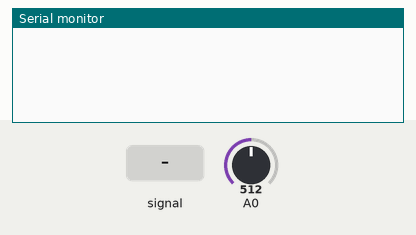
Bench run of a sketch on a simulated Arduino Uno, built with avr-gcc and run on an emulated ATmega328P. Parts: the last lines printed to the serial monitor. Inputs (shaded band) come from the test bench; at power-on: A0 = 512.

Above: at 1.2 s.
1.3 s: A0 fed a 200 Hz sine of ±81 counts around its level
At 2.9 s:
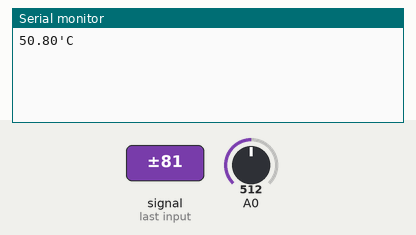
4.3 s: A0 set to 716
At 4.9 s:
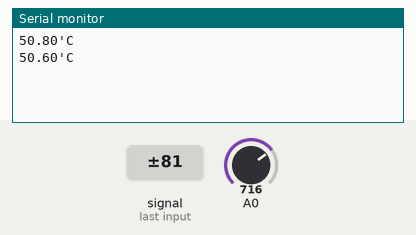
5.8 s: A0 fed a 1000 Hz sine of ±255 counts around its level
At 7.0 s:
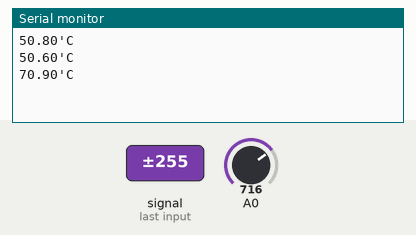
7.3 s: A0 set to 900
At 9.1 s:
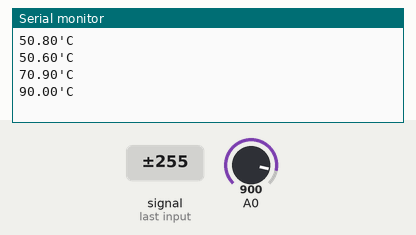
Timing chart, 0 to 9.8 s (numbered marks = the images above; inputs shaded):
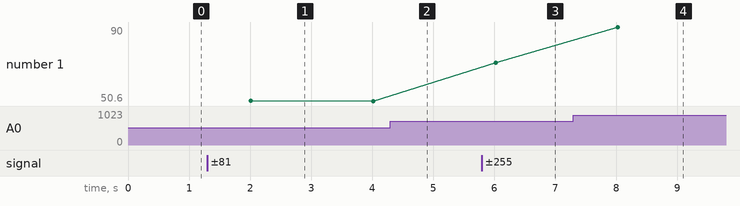

The sketch:

LM35.ino
```cpp
// #include <LiquidCrystal_I2C.h> //header for I2C lcd
// LiquidCrystal_I2C lcd(0x27,16,2); //I2C address = 0x27
const long eventTime_Tem = 2000; //delay time
unsigned long previousTime_Tem = 0;
int x;
unsigned long temptot = 0;

void setup() {
  Serial.begin(9600);
  analogReference(INTERNAL); //set reference of 1.1V
// lcd.init();

}
void loop() {
int x;
unsigned long currentTime = millis(); //assigning the value of mills
unsigned long temptot = 0;
//taking 100 sample and adding
for(x=0; x<100 ; x++)
{
  temptot += analogRead(A0);
  }
float  sensorValue = temptot/100; //calculating average
float voltage = sensorValue * (1100 / 1023); //convert sensor reading into milli volt
float temp = voltage*0.1; //convert milli volt to temperature degree Celsius
float tempf = 1.8 * temp + 32; //converting Celsius to Fahrenheit
if(currentTime-previousTime_Tem >= eventTime_Tem) //Check for delay time
{


  Serial.print(temp);

  Serial.println("'C");

  previousTime_Tem = currentTime;
}
}
```

Measured:
- after the input at 1.3 s, the serial monitor: prints a new line after 0.71 s (image 1)
- after the input at 5.8 s, the serial monitor: prints a new line after 0.22 s (image 3)
- after the input at 7.3 s, the serial monitor: prints a new line after 0.73 s (image 4)
- plotted number 1: 50.6 → 70.9 after the input at 5.8 s, 70.9 → 90 after the input at 7.3 s
